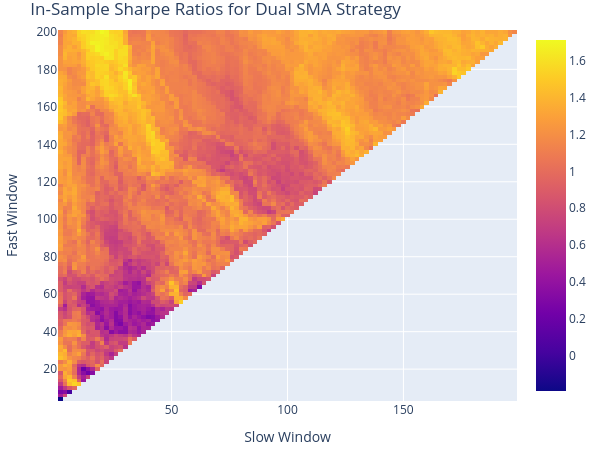

This figure's notebook cell:
### Markdown cell above
**The dual SMA crossover is a significant improvement over the single SMA strategy.**

The results confirm our hypothesis:

* Total Return increased from 37.35% to 43.05%.

* Sharpe Ratio improved from 0.99 to 1.08, indicating better risk-adjusted returns.

* Most impressively, the Max Drawdown was nearly cut in half, from 20.26% to 12.88%. This is a huge improvement in risk management.

* The Win Rate jumped from 26% to 67%.

### Code cell
windows = np.arange(2, 201, 2)
fast_ma, slow_ma = vbt.MA.run_combs(data['Close'], window=windows, r=2, short_names=['fast', 'slow'])
entries = fast_ma.ma_crossed_above(slow_ma)
exits = fast_ma.ma_crossed_below(slow_ma)

combination_testing_portfolio = vbt.Portfolio.from_signals(
    close=data['Close'],
    entries=entries,
    exits=exits,
    init_cash=100_000,
    freq='D'
)

sharpe_ratios = combination_testing_portfolio.sharpe_ratio()
best_params = sharpe_ratios.idxmax()
best_fast_window, best_slow_window = best_params

print(f"\nBest Parameters Found:")
print(f"  Fast Window: {best_fast_window}")
print(f"  Slow Window: {best_slow_window}")
print(f"  Resulting Sharpe Ratio: {sharpe_ratios.max():.2f}")

sharpe_ratios.vbt.heatmap(
    xaxis_title='Slow Window',
    yaxis_title='Fast Window',
    title='In-Sample Sharpe Ratios for Dual SMA Strategy'
).show()

### Figure 1 — Plotly figure (JSON) as saved in the notebook; plotly's stock layout.template omitted (floating-point values rounded to 4 significant figures; data arrays with more than 128 entries replaced by an {"elided": "..."} marker saying what was removed)
{"data": [{"colorscale": [[0, "#0d0887"], [0.1111, "#46039f"], [0.2222, "#7201a8"], [0.3333, "#9c179e"], [0.4444, "#bd3786"], [0.5556, "#d8576b"], [0.6667, "#ed7953"], [0.7778, "#fb9f3a"], [0.8889, "#fdca26"], [1, "#f0f921"]], "hoverongaps": false, "hovertemplate": "fast_window: %{x}<br>slow_window: %{y}<br>value: %{z}<extra></extra>", "type": "heatmap", "uid": "0d80b2b5-5409-402e-8046-47b08360f6bf", "x": [2, 4, 6, 8, 10, 12, 14, 16, 18, 20, 22, 24, 26, 28, 30, 32, 34, 36, 38, 40, 42, 44, 46, 48, 50, 52, 54, 56, 58, 60, 62, 64, 66, 68, 70, 72, 74, 76, 78, 80, 82, 84, 86, 88, 90, 92, 94, 96, 98, 100, 102, 104, 106, 108, 110, 112, 114, 116, 118, 120, 122, 124, 126, 128, 130, 132, 134, 136, 138, 140, 142, 144, 146, 148, 150, 152, 154, 156, 158, 160, 162, 164, 166, 168, 170, 172, 174, 176, 178, 180, 182, 184, 186, 188, 190, 192, 194, 196, 198], "y": [4, 6, 8, 10, 12, 14, 16, 18, 20, 22, 24, 26, 28, 30, 32, 34, 36, 38, 40, 42, 44, 46, 48, 50, 52, 54, 56, 58, 60, 62, 64, 66, 68, 70, 72, 74, 76, 78, 80, 82, 84, 86, 88, 90, 92, 94, 96, 98, 100, 102, 104, 106, 108, 110, 112, 114, 116, 118, 120, 122, 124, 126, 128, 130, 132, 134, 136, 138, 140, 142, 144, 146, 148, 150, 152, 154, 156, 158, 160, 162, 164, 166, 168, 170, 172, 174, 176, 178, 180, 182, 184, 186, 188, 190, 192, 194, 196, 198, 200], "z": {"elided": "99x99 float values"}}], "layout": {"height": 455, "legend": {"orientation": "h", "traceorder": "normal", "x": 1, "xanchor": "right", "y": 1.02, "yanchor": "bottom"}, "margin": {"b": 30, "l": 30, "r": 30, "t": 30}, "title": {"text": "In-Sample Sharpe Ratios for Dual SMA Strategy"}, "width": 605, "xaxis": {"title": {"text": "Slow Window"}}, "yaxis": {"title": {"text": "Fast Window"}}}}
